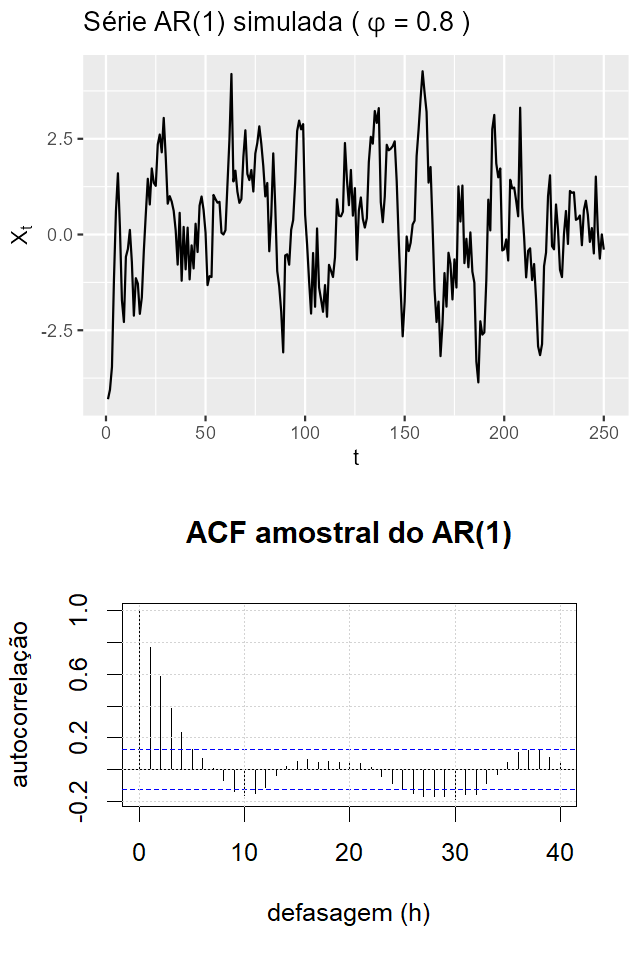

Write the R code that produced this figure.
# ============================================================
# Aula 01 — Slide 20
# AR(1): série + assinatura na ACF (decaimento)
# Saída final: slides/01-20.png
# ============================================================

source("slides/utils.R")

set.seed(20)

T <- 250
phi <- 0.8
x <- as.numeric(arima.sim(model = list(ar = phi), n = T))

# (a) Série no estilo forecast
p_series <- forecast::autoplot(ts(x)) +
  ggplot2::labs(
    title = bquote("Série AR(1)"),
    x = "t",
    y = expression(X[t])
  )

har_ggsave_px(
  file = har_slide_file(1, 20, "a"),
  plot = p_series,
  width_px = TSED_WIDTH,
  height_px = TSED_HEIGHT 
)

# (b) ACF em base R (assinatura do AR(1): decaimento aproximadamente geométrico)
file_acf <- har_slide_file(1, 20, "b")
png(file_acf, width = TSED_WIDTH, height = TSED_HEIGHT, res = 150)
acf(x, lag.max = 40,
    main = bquote("ACF amostral do AR(1)"),
    xlab = "defasagem (h)", ylab = "autocorrelação")
grid()
dev.off()

# concatena
har_concat_png(
  out_file = har_slide_file(1, 20),
  files = c(har_slide_file(1, 20, "a"),
            har_slide_file(1, 20, "b"))
)
